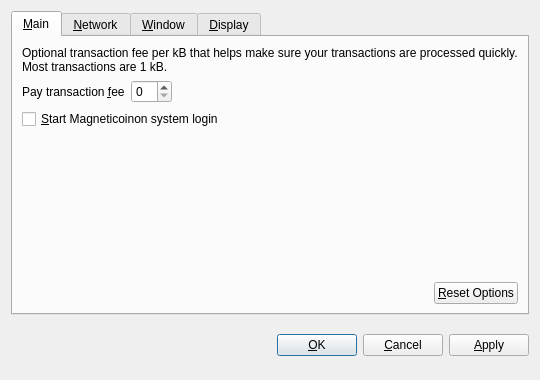
<?xml version="1.0" encoding="UTF-8"?>
<ui version="4.0">
 <class>OptionsDialog</class>
 <widget class="QDialog" name="OptionsDialog">
  <property name="geometry">
   <rect>
    <x>0</x>
    <y>0</y>
    <width>540</width>
    <height>380</height>
   </rect>
  </property>
  <property name="windowTitle">
   <string>Options</string>
  </property>
  <property name="modal">
   <bool>true</bool>
  </property>
  <layout class="QVBoxLayout" name="verticalLayout">
   <item>
    <widget class="QTabWidget" name="tabWidget">
     <property name="tabPosition">
      <enum>QTabWidget::North</enum>
     </property>
     <property name="currentIndex">
      <number>0</number>
     </property>
     <widget class="QWidget" name="tabMain">
      <attribute name="title">
       <string>&amp;Main</string>
      </attribute>
      <layout class="QVBoxLayout" name="verticalLayout_Main">
       <item>
        <widget class="QLabel" name="transactionFeeInfoLabel">
         <property name="text">
          <string>Optional transaction fee per kB that helps make sure your transactions are processed quickly. Most transactions are 1 kB.</string>
         </property>
         <property name="textFormat">
          <enum>Qt::PlainText</enum>
         </property>
         <property name="wordWrap">
          <bool>true</bool>
         </property>
        </widget>
       </item>
       <item>
        <layout class="QHBoxLayout" name="horizontalLayout_1_Main">
         <item>
          <widget class="QLabel" name="transactionFeeLabel">
           <property name="text">
            <string>Pay transaction &amp;fee</string>
           </property>
           <property name="textFormat">
            <enum>Qt::PlainText</enum>
           </property>
           <property name="buddy">
            <cstring>transactionFee</cstring>
           </property>
          </widget>
         </item>
         <item>
          <widget class="BitcoinAmountField" name="transactionFee"/>
         </item>
         <item>
          <spacer name="horizontalSpacer_1_Main">
           <property name="orientation">
            <enum>Qt::Horizontal</enum>
           </property>
           <property name="sizeHint" stdset="0">
            <size>
             <width>40</width>
             <height>20</height>
            </size>
           </property>
          </spacer>
         </item>
        </layout>
       </item>
       <item>
        <widget class="QCheckBox" name="bitcoinAtStartup">
         <property name="toolTip">
          <string>Automatically start Magneticoinafter logging in to the system.</string>
         </property>
         <property name="text">
          <string>&amp;Start Magneticoinon system login</string>
         </property>
        </widget>
       </item>
       <item>
        <spacer name="verticalSpacer_Main">
         <property name="orientation">
          <enum>Qt::Vertical</enum>
         </property>
         <property name="sizeHint" stdset="0">
          <size>
           <width>20</width>
           <height>40</height>
          </size>
         </property>
        </spacer>
       </item>
       <item>
        <layout class="QHBoxLayout" name="horizontalLayout_2_Main">
         <item>
          <spacer name="horizontalSpacer_2_Main">
           <property name="orientation">
            <enum>Qt::Horizontal</enum>
           </property>
           <property name="sizeHint" stdset="0">
            <size>
             <width>40</width>
             <height>20</height>
            </size>
           </property>
          </spacer>
         </item>
         <item>
          <widget class="QPushButton" name="resetButton">
           <property name="toolTip">
            <string>Reset all client options to default.</string>
           </property>
           <property name="text">
            <string>&amp;Reset Options</string>
           </property>
           <property name="autoDefault">
            <bool>false</bool>
           </property>
          </widget>
         </item>
        </layout>
       </item>
      </layout>
     </widget>
     <widget class="QWidget" name="tabNetwork">
      <attribute name="title">
       <string>&amp;Network</string>
      </attribute>
      <layout class="QVBoxLayout" name="verticalLayout_Network">
       <item>
        <widget class="QCheckBox" name="mapPortUpnp">
         <property name="toolTip">
          <string>Automatically open the Bitcoin client port on the router. This only works when your router supports UPnP and it is enabled.</string>
         </property>
         <property name="text">
          <string>Map port using &amp;UPnP</string>
         </property>
        </widget>
       </item>
       <item>
        <widget class="QCheckBox" name="connectSocks">
         <property name="toolTip">
          <string>Connect to the Bitcoin network through a SOCKS proxy (e.g. when connecting through Tor).</string>
         </property>
         <property name="text">
          <string>&amp;Connect through SOCKS proxy:</string>
         </property>
        </widget>
       </item>
       <item>
        <layout class="QHBoxLayout" name="horizontalLayout_Network">
         <item>
          <widget class="QLabel" name="proxyIpLabel">
           <property name="text">
            <string>Proxy &amp;IP:</string>
           </property>
           <property name="textFormat">
            <enum>Qt::PlainText</enum>
           </property>
           <property name="buddy">
            <cstring>proxyIp</cstring>
           </property>
          </widget>
         </item>
         <item>
          <widget class="QValidatedLineEdit" name="proxyIp">
           <property name="maximumSize">
            <size>
             <width>140</width>
             <height>16777215</height>
            </size>
           </property>
           <property name="toolTip">
            <string>IP address of the proxy (e.g. 127.0.0.1)</string>
           </property>
          </widget>
         </item>
         <item>
          <widget class="QLabel" name="proxyPortLabel">
           <property name="text">
            <string>&amp;Port:</string>
           </property>
           <property name="textFormat">
            <enum>Qt::PlainText</enum>
           </property>
           <property name="buddy">
            <cstring>proxyPort</cstring>
           </property>
          </widget>
         </item>
         <item>
          <widget class="QLineEdit" name="proxyPort">
           <property name="maximumSize">
            <size>
             <width>55</width>
             <height>16777215</height>
            </size>
           </property>
           <property name="toolTip">
            <string>Port of the proxy (e.g. 9050)</string>
           </property>
          </widget>
         </item>
         <item>
          <widget class="QLabel" name="socksVersionLabel">
           <property name="text">
            <string>SOCKS &amp;Version:</string>
           </property>
           <property name="textFormat">
            <enum>Qt::PlainText</enum>
           </property>
           <property name="buddy">
            <cstring>socksVersion</cstring>
           </property>
          </widget>
         </item>
         <item>
          <widget class="QValueComboBox" name="socksVersion">
           <property name="toolTip">
            <string>SOCKS version of the proxy (e.g. 5)</string>
           </property>
          </widget>
         </item>
         <item>
          <spacer name="horizontalSpacer_Network">
           <property name="orientation">
            <enum>Qt::Horizontal</enum>
           </property>
           <property name="sizeHint" stdset="0">
            <size>
             <width>40</width>
             <height>20</height>
            </size>
           </property>
          </spacer>
         </item>
        </layout>
       </item>
       <item>
        <spacer name="verticalSpacer_Network">
         <property name="orientation">
          <enum>Qt::Vertical</enum>
         </property>
         <property name="sizeHint" stdset="0">
          <size>
           <width>20</width>
           <height>40</height>
          </size>
         </property>
        </spacer>
       </item>
      </layout>
     </widget>
     <widget class="QWidget" name="tabWindow">
      <attribute name="title">
       <string>&amp;Window</string>
      </attribute>
      <layout class="QVBoxLayout" name="verticalLayout_Window">
       <item>
        <widget class="QCheckBox" name="minimizeToTray">
         <property name="toolTip">
          <string>Show only a tray icon after minimizing the window.</string>
         </property>
         <property name="text">
          <string>&amp;Minimize to the tray instead of the taskbar</string>
         </property>
        </widget>
       </item>
       <item>
        <widget class="QCheckBox" name="minimizeOnClose">
         <property name="toolTip">
          <string>Minimize instead of exit the application when the window is closed. When this option is enabled, the application will be closed only after selecting Quit in the menu.</string>
         </property>
         <property name="text">
          <string>M&amp;inimize on close</string>
         </property>
        </widget>
       </item>
       <item>
        <spacer name="verticalSpacer_Window">
         <property name="orientation">
          <enum>Qt::Vertical</enum>
         </property>
         <property name="sizeHint" stdset="0">
          <size>
           <width>20</width>
           <height>40</height>
          </size>
         </property>
        </spacer>
       </item>
      </layout>
     </widget>
     <widget class="QWidget" name="tabDisplay">
      <attribute name="title">
       <string>&amp;Display</string>
      </attribute>
      <layout class="QVBoxLayout" name="verticalLayout_Display">
       <item>
        <layout class="QHBoxLayout" name="horizontalLayout_1_Display">
         <item>
          <widget class="QLabel" name="langLabel">
           <property name="text">
            <string>User Interface &amp;language:</string>
           </property>
           <property name="textFormat">
            <enum>Qt::PlainText</enum>
           </property>
           <property name="buddy">
            <cstring>lang</cstring>
           </property>
          </widget>
         </item>
         <item>
          <widget class="QValueComboBox" name="lang">
           <property name="toolTip">
            <string>The user interface language can be set here. This setting will take effect after restarting Bitcoin.</string>
           </property>
          </widget>
         </item>
        </layout>
       </item>
       <item>
        <layout class="QHBoxLayout" name="horizontalLayout_2_Display">
         <item>
          <widget class="QLabel" name="unitLabel">
           <property name="text">
            <string>&amp;Unit to show amounts in:</string>
           </property>
           <property name="textFormat">
            <enum>Qt::PlainText</enum>
           </property>
           <property name="buddy">
            <cstring>unit</cstring>
           </property>
          </widget>
         </item>
         <item>
          <widget class="QValueComboBox" name="unit">
           <property name="toolTip">
            <string>Choose the default subdivision unit to show in the interface and when sending coins.</string>
           </property>
          </widget>
         </item>
        </layout>
       </item>
       <item>
        <widget class="QCheckBox" name="displayAddresses">
         <property name="toolTip">
          <string>Whether to show Bitcoin addresses in the transaction list or not.</string>
         </property>
         <property name="text">
          <string>&amp;Display addresses in transaction list</string>
         </property>
        </widget>
       </item>
       <item>
        <spacer name="verticalSpacer_Display">
         <property name="orientation">
          <enum>Qt::Vertical</enum>
         </property>
         <property name="sizeHint" stdset="0">
          <size>
           <width>20</width>
           <height>40</height>
          </size>
         </property>
        </spacer>
       </item>
      </layout>
     </widget>
    </widget>
   </item>
   <item>
    <layout class="QHBoxLayout" name="horizontalLayout_Buttons">
     <item>
      <spacer name="horizontalSpacer_1">
       <property name="orientation">
        <enum>Qt::Horizontal</enum>
       </property>
       <property name="sizeHint" stdset="0">
        <size>
         <width>40</width>
         <height>48</height>
        </size>
       </property>
      </spacer>
     </item>
     <item>
      <widget class="QLabel" name="statusLabel">
       <property name="font">
        <font>
         <weight>75</weight>
         <bold>true</bold>
        </font>
       </property>
       <property name="text">
        <string/>
       </property>
       <property name="textFormat">
        <enum>Qt::PlainText</enum>
       </property>
       <property name="wordWrap">
        <bool>true</bool>
       </property>
      </widget>
     </item>
     <item>
      <spacer name="horizontalSpacer_2">
       <property name="orientation">
        <enum>Qt::Horizontal</enum>
       </property>
       <property name="sizeHint" stdset="0">
        <size>
         <width>40</width>
         <height>48</height>
        </size>
       </property>
      </spacer>
     </item>
     <item>
      <widget class="QPushButton" name="okButton">
       <property name="text">
        <string>&amp;OK</string>
       </property>
      </widget>
     </item>
     <item>
      <widget class="QPushButton" name="cancelButton">
       <property name="text">
        <string>&amp;Cancel</string>
       </property>
       <property name="autoDefault">
        <bool>false</bool>
       </property>
      </widget>
     </item>
     <item>
      <widget class="QPushButton" name="applyButton">
       <property name="text">
        <string>&amp;Apply</string>
       </property>
       <property name="autoDefault">
        <bool>false</bool>
       </property>
      </widget>
     </item>
    </layout>
   </item>
  </layout>
 </widget>
 <customwidgets>
  <customwidget>
   <class>BitcoinAmountField</class>
   <extends>QSpinBox</extends>
   <header>bitcoinamountfield.h</header>
  </customwidget>
  <customwidget>
   <class>QValueComboBox</class>
   <extends>QComboBox</extends>
   <header>qvaluecombobox.h</header>
  </customwidget>
  <customwidget>
   <class>QValidatedLineEdit</class>
   <extends>QLineEdit</extends>
   <header>qvalidatedlineedit.h</header>
  </customwidget>
 </customwidgets>
 <resources/>
 <connections/>
</ui>
